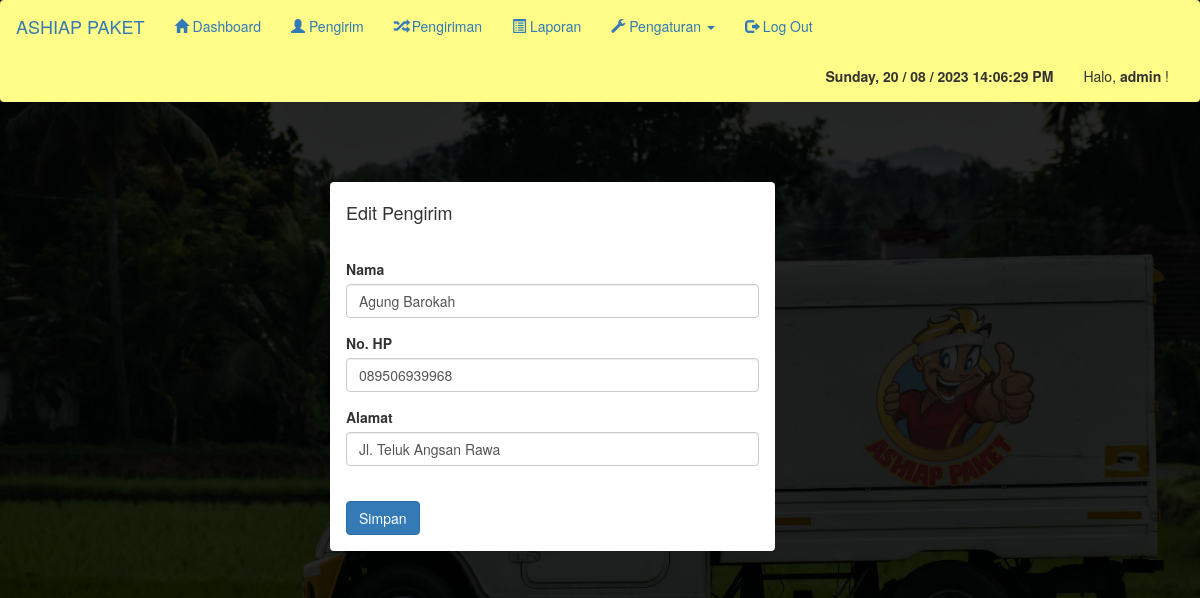
/Pengiriman/admin/pengirim_edit.php?id=1 (signed in), run on the app's committed database.
### tables this page shows
CREATE TABLE `pengirim` (
  `id_pengirim` int(11) NOT NULL,
  `nama_pengirim` varchar(255) NOT NULL,
  `hp_pengirim` varchar(20) NOT NULL,
  `alamat_pengirim` text NOT NULL
);

### Pengiriman/admin/pengirim_edit.php (the view, shortened to what this page needs)
<?php include 'header.php'; ?>
<div class="container">
    <br/><br/><br/>
    <div class="col-md-5 col-md-offset-3">
        <div class="panel">
            <div class="panel-heading">
                <h4>Edit Pengirim</h4>
            </div>
            <div class="panel-body">
                <?php
                include '../koneksi.php';
                $id = $_GET['id'];
                $data = mysqli_query($koneksi, "SELECT * FROM pengirim WHERE id_pengirim='$id'");
                while($d = mysqli_fetch_array($data)){?>
                    <form method="post" action="pengirim_update.php">
                        <div class="form-group">
                            <label>Nama</label>
                            <input type="text" class="form-control" name="nama" placeholder="Masukkan nama ..." value="<?php echo $d['nama_pengirim']; ?>">
                        </div>
                        <div class="form-group">
                            <label>No. HP</label>
                            <input type="number" class="form-control" name="hp" placeholder="Masukkan no.hp ..." value="<?php echo $d['hp_pengirim']; ?>">
                        </div>
                        <div class="form-group">
                            <label>Alamat</label>
                            <input type="text" class="form-control" name="alamat" placeholder="Masukkan alamat ..." value="<?php echo $d['alamat_pengirim']; ?>">
                        </div>
                        <br/>
                        <input type="submit" class="btn btn-primary" value="Simpan">
                    </form>
                    <?php }?>
            </div>
        </div>
    </div>
</div>
<?php include 'footer.php'; ?>

### data on the page
pengirim: nama "Agung Barokah", hp "089506939968", alamat "Jl. Teluk Angsan Rawa"

### other printed values
$_SESSION['username'] "admin"
